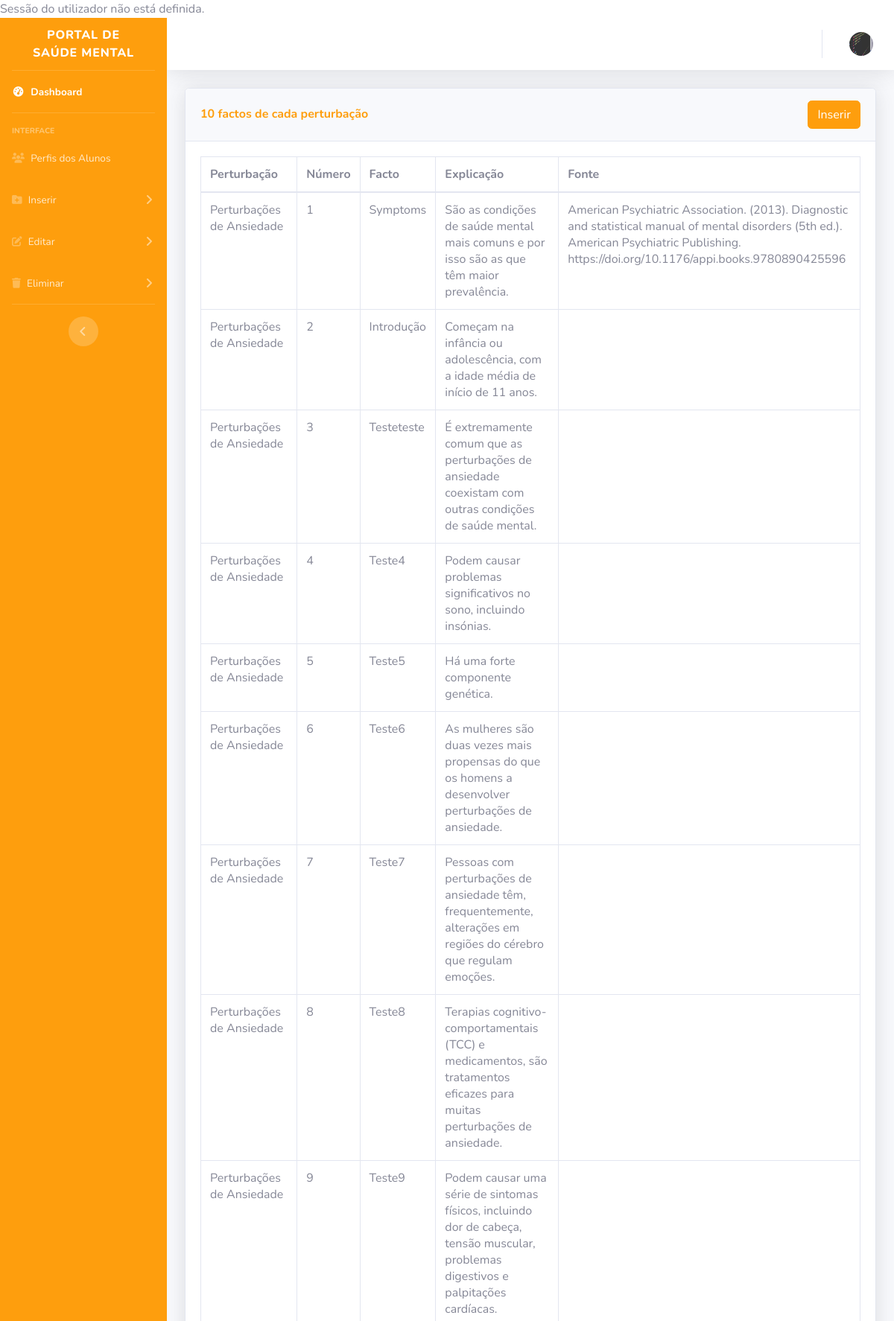
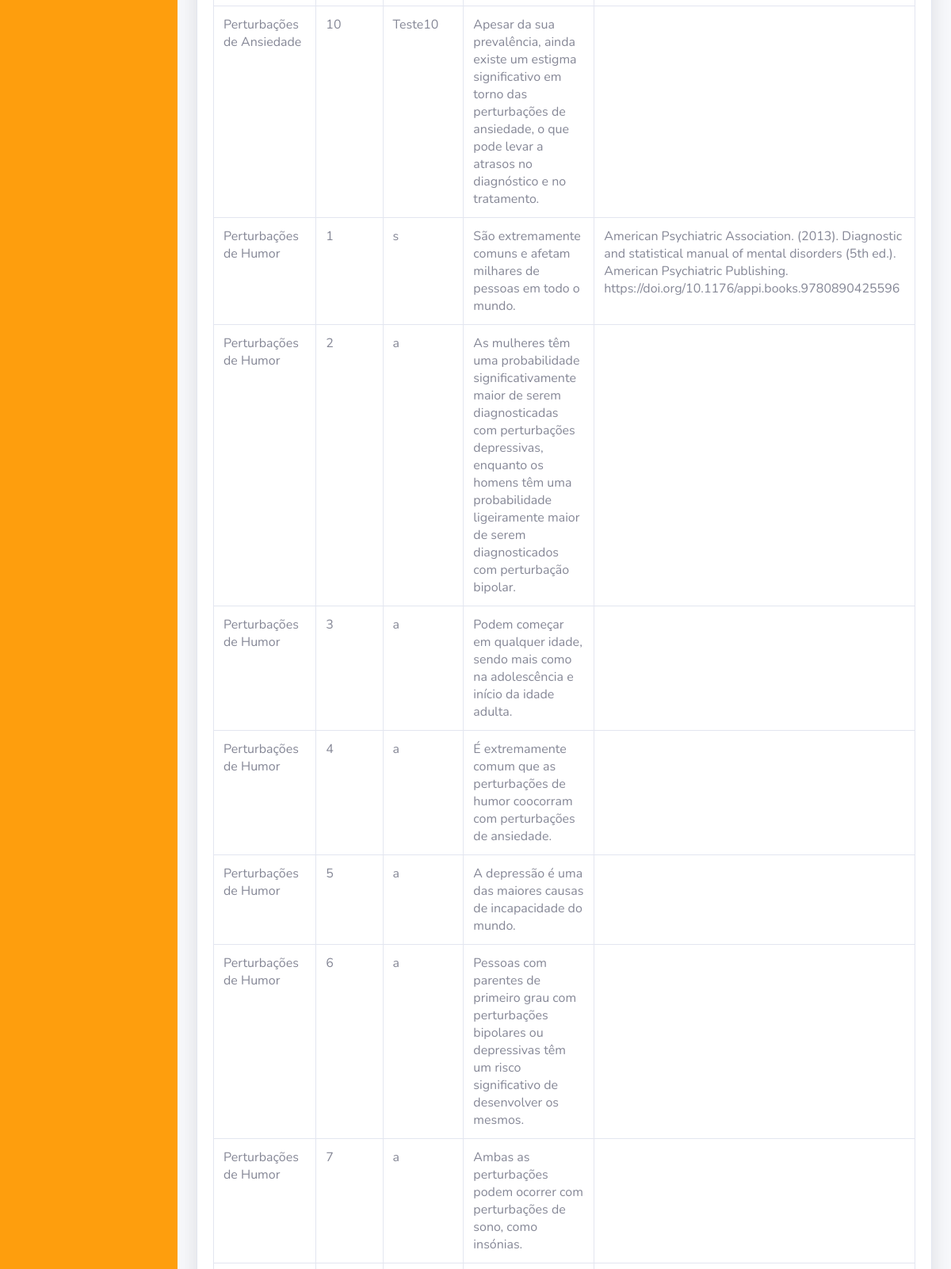
Screenshot of /admin/inserir/10-factos/index.php (upper part) with the database file from the repository (2 pictures, top to bottom).
### tables this page shows
CREATE TABLE `factos_10` (
  `10_factos_id` int(11) NOT NULL,
  `perturbacoes_id` int(11) NOT NULL,
  `nº` int(11) NOT NULL,
  `factos` text NOT NULL,
  `descricao` text NOT NULL,
  `fonte` varchar(1000) NOT NULL
);

CREATE TABLE `perturbacoes` (
  `perturbacoes_id` int(11) NOT NULL,
  `nome` varchar(255) NOT NULL,
  `texto` mediumtext NOT NULL,
  `img_perturbacao` mediumtext DEFAULT NULL,
  `img_perturbacao_circ` mediumtext DEFAULT NULL,
  `banner_perturbacao` mediumtext NOT NULL,
  `fonte` varchar(1000) NOT NULL
);

### admin/inserir/10-factos/index.php (the view, shortened to what this page needs)
<?php
require_once ("../../../conn/conn.php");
?>
<!DOCTYPE html>
<html lang="en">
<head>
    <link href="../../vendor/fontawesome-free/css/all.min.css" rel="stylesheet" type="text/css">
    <link href="../../css/sb-admin-2.min.css" rel="stylesheet">
</head>
<body id="page-top">
    <div id="wrapper">
        <ul class="navbar-nav bg-gradient-primary sidebar sidebar-dark accordion" id="accordionSidebar">
            <div class="sidebar-brand d-flex align-items-center justify-content-center" href="">
                <div class="sidebar-brand-text mx-3">Portal de Saúde Mental</div>
            </div>
            <hr class="sidebar-divider my-0">
            <li class="nav-item active">
                <a class="nav-link" href="../..">
                    <i class="fas fa-fw fa-tachometer-alt"></i>
                    <span>Dashboard</span></a>
            </li>
            <hr class="sidebar-divider">
            <div class="sidebar-heading">
                Interface
            </div>
            <li class="nav-item">
                <a class="nav-link" href="../../perfis/">
                    <i class="fas fa-users"></i>
                    <span>Perfis dos Alunos</span></a>
            </li>
            <li class="nav-item">
                <a class="nav-link collapsed" href="#" data-toggle="collapse" data-target="#collapseInserir"
                    aria-expanded="true" aria-controls="collapseInserir">
                    <i class="fas fa-folder-plus"></i>
                    <span>Inserir</span>
                </a>
            </li>
            <li class="nav-item">
                <a class="nav-link collapsed" href="#" data-toggle="collapse" data-target="#collapseEditar"
                    aria-expanded="true" aria-controls="collapseEditar">
                    <i class="fas fa-edit"></i>
                    <span>Editar</span>
                </a>
            </li>
            <li class="nav-item">
                <a class="nav-link collapsed" href="#" data-toggle="collapse" data-target="#collapseEliminar"
                    aria-expanded="true" aria-controls="collapseEliminar">
                    <i class="fas fa-trash"></i>
                    <span>Eliminar</span>
                </a>
            </li>
            <hr class="sidebar-divider d-none d-md-block">
            <div class="text-center d-none d-md-inline">
                <button class="rounded-circle border-0" id="sidebarToggle"></button>
            </div>
        </ul>
        <div id="content-wrapper" class="d-flex flex-column">
            <div id="content">
                <nav class="navbar navbar-expand navbar-light bg-white topbar mb-4 static-top shadow">
                    <ul class="navbar-nav ml-auto">
                        <li class="nav-item dropdown no-arrow">
                            <a class="nav-link dropdown-toggle" href="#" id="userDropdown" role="button"
                                data-toggle="dropdown" aria-haspopup="true" aria-expanded="false">
                                <img class="img-profile rounded-circle" src="../../../areacliente/registo/imgs/<?php if (
                                    !empty($row["img_perfil"])
                                ) {
                                    echo $row["img_perfil"];
                                } else {
                                    echo "../../teste.jpeg";
                                } ?>">
                            </a>
                        </li>
                    </ul>
                </nav>
                <div class="container-fluid">
                    <div class="card shadow mb-4">
                        <div class="card-header py-3">
                            <h6 class="m-0 font-weight-bold text-primary">10 factos de cada perturbação</h6>
                            <div class="card-header2">
                                <button type="button" class="btn btn-primary" data-toggle="modal"
                                    data-target="#addadminprofile">
                                    Inserir
                                </button>
                            </div>
                        </div>
                        <div class="card-body">
                            <div class="table-responsive">
                                <?php
                                $query = "SELECT factos_10.*, perturbacoes.nome AS perturbacoes
                                FROM factos_10
                                JOIN perturbacoes ON factos_10.perturbacoes_id = perturbacoes.perturbacoes_id;
                                ";
                                $query_run = mysqli_query($conn, $query);
                                ?>
                                <table class="table table-bordered" id="dataTable" width="100%" cellspacing="0">
                                    <thead>
                                        <tr>
                                            <th>Perturbação</th>
                                            <th>Número</th>
                                            <th>Facto</th>
                                            <th>Explicação</th>
                                            <th>Fonte</th>
                                        </tr>
                                    </thead>
                                    <tbody>
                                        <?php
                                        if (mysqli_num_rows($query_run) > 0) {
                                            while ($row = mysqli_fetch_assoc($query_run)) {
                                                ?>
                                                <tr>
                                                    <td>
                                                        <?php echo $row['perturbacoes']; ?>
                                                    </td>
                                                    <td>
                                                        <?php echo $row['nº']; ?>
                                                    </td>
                                                    <td>
                                                        <?php echo $row['factos']; ?>
                                                    </td>
                                                    <td>
                                                        <?php echo $row['descricao']; ?>
                                                    </td>
                                                    <td>
                                                        <?php echo $row['fonte']; ?>
                                                    </td>
                                                </tr>
                                                <?php
                                            }
                                        } else {
                                            echo "No Record Found";
                                        }
                                        ?>
                                    </tbody>
                                </table>
                            </div>
                        </div>
                    </div>
                </div>
            </div>
</body>
</html>

### rows the page displays
factos_10: perturbacoes.nome "Perturbações de Ansiedade", nº "1", factos "Symptoms", descricao "São as condições de saúde mental mais comuns e por isso são as que têm maior prevalência.", fonte "American Psychiatric Association. (2013). Diagnostic and statistical manual of mental disorders (5th ed.). American Psychiatric Publishing. https://doi.org/10.1176/appi.books.9780890425596"
factos_10: perturbacoes.nome "Perturbações de Ansiedade", nº "2", factos "Introdução", descricao "Começam na infância ou adolescência, com a idade média de início de 11 anos."
factos_10: perturbacoes.nome "Perturbações de Ansiedade", nº "3", factos "Testeteste", descricao "É extremamente comum que as perturbações de ansiedade coexistam com outras condições de saúde mental."
factos_10: perturbacoes.nome "Perturbações de Ansiedade", nº "4", factos "Teste4", descricao "Podem causar problemas significativos no sono, incluindo insónias."
factos_10: perturbacoes.nome "Perturbações de Ansiedade", nº "5", factos "Teste5", descricao "Há uma forte componente genética."
factos_10: perturbacoes.nome "Perturbações de Ansiedade", nº "6", factos "Teste6", descricao "As mulheres são duas vezes mais propensas do que os homens a desenvolver perturbações de ansiedade."
factos_10: perturbacoes.nome "Perturbações de Ansiedade", nº "7", factos "Teste7", descricao "Pessoas com perturbações de ansiedade têm, frequentemente, alterações em regiões do cérebro que regulam emoções."
factos_10: perturbacoes.nome "Perturbações de Ansiedade", nº "8", factos "Teste8", descricao "Terapias cognitivo-comportamentais (TCC) e medicamentos, são tratamentos eficazes para muitas perturbações de ansiedade."
factos_10: perturbacoes.nome "Perturbações de Ansiedade", nº "9", factos "Teste9", descricao "Podem causar uma série de sintomas físicos, incluindo dor de cabeça, tensão muscular, problemas digestivos e palpitações cardíacas."
factos_10: perturbacoes.nome "Perturbações de Ansiedade", nº "10", factos "Teste10", descricao "Apesar da sua prevalência, ainda existe um estigma significativo em torno das perturbações de ansiedade, o que pode levar a atrasos no diagnóstico e no tratamento."
factos_10: perturbacoes.nome "Perturbações de Humor", nº "1", factos "s", descricao "São extremamente comuns e afetam milhares de pessoas em todo o mundo.", fonte "American Psychiatric Association. (2013). Diagnostic and statistical manual of mental disorders (5th ed.). American Psychiatric Publishing. https://doi.org/10.1176/appi.books.9780890425596"
factos_10: perturbacoes.nome "Perturbações de Humor", nº "2", factos "a", descricao "As mulheres têm uma probabilidade significativamente maior de serem diagnosticadas com perturbações depressivas, enquanto os homens têm uma probabilidade ligeiramente maior de serem diagnosticados com perturbação bipolar."
factos_10: perturbacoes.nome "Perturbações de Humor", nº "3", factos "a", descricao "Podem começar em qualquer idade, sendo mais como na adolescência e início da idade adulta."
factos_10: perturbacoes.nome "Perturbações de Humor", nº "4", factos "a", descricao "É extremamente comum que as perturbações de humor coocorram com perturbações de ansiedade."
factos_10: perturbacoes.nome "Perturbações de Humor", nº "5", factos "a", descricao "A depressão é uma das maiores causas de incapacidade do mundo."
factos_10: perturbacoes.nome "Perturbações de Humor", nº "6", factos "a", descricao "Pessoas com parentes de primeiro grau com perturbações bipolares ou depressivas têm um risco significativo de desenvolver os mesmos."
factos_10: perturbacoes.nome "Perturbações de Humor", nº "7", factos "a", descricao "Ambas as perturbações podem ocorrer com perturbações de sono, como insónias."
